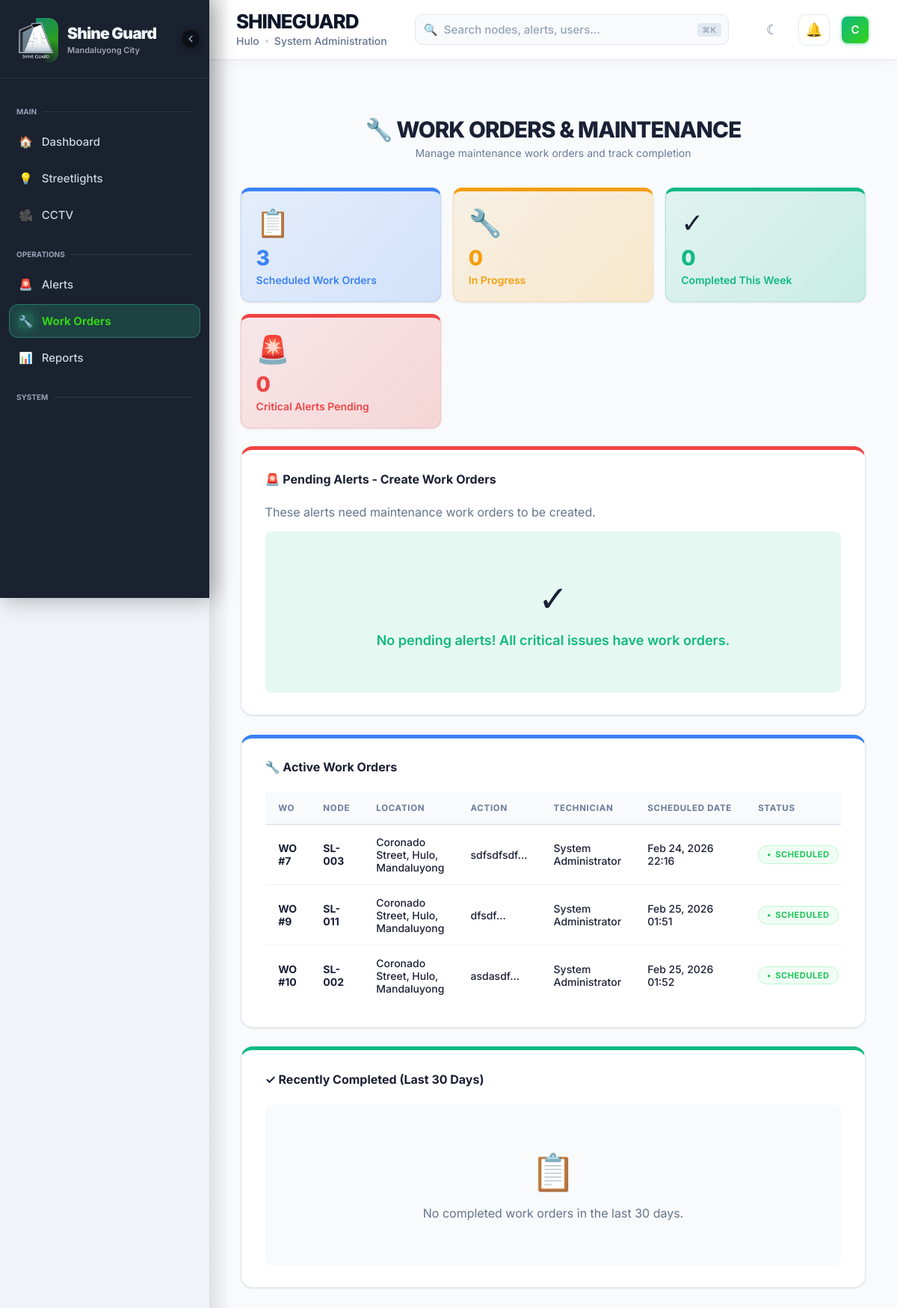
The page /work_orders.php (signed in) on the database its author committed.
### tables this page shows
CREATE TABLE `system_config` (
  `config_id` int(11) NOT NULL,
  `config_key` varchar(100) NOT NULL,
  `config_value` text NOT NULL,
  `description` text DEFAULT NULL,
  `updated_at` timestamp NOT NULL DEFAULT current_timestamp() ON UPDATE current_timestamp(),
  `updated_by` int(11) NOT NULL
);

CREATE TABLE `maintenance_logs` (
  `log_id` int(11) NOT NULL,
  `light_id` int(11) NOT NULL,
  `alert_id` int(11) DEFAULT NULL,
  `user_id` int(11) NOT NULL,
  `action_taken` text NOT NULL,
  `notes` text DEFAULT NULL,
  `parts_replaced` text DEFAULT NULL,
  `maintenance_date` datetime DEFAULT current_timestamp(),
  `completion_time` int(11) DEFAULT NULL,
  `cost` decimal(10,2) DEFAULT NULL,
  `status` enum('Scheduled','In Progress','Completed','Cancelled') DEFAULT 'Scheduled'
);

CREATE TABLE `streetlights` (
  `light_id` int(11) NOT NULL,
  `node_name` varchar(50) NOT NULL,
  `location` varchar(255) NOT NULL,
  `latitude` decimal(10,8) DEFAULT NULL,
  `longitude` decimal(11,8) DEFAULT NULL,
  `installation_date` date DEFAULT NULL,
  `status` enum('Active','Inactive','Maintenance') DEFAULT 'Active',
  `power_state` enum('ON','OFF') DEFAULT 'ON',
  `dimming_level` int(11) DEFAULT 70,
  `last_maintenance` date DEFAULT NULL
);

CREATE TABLE `users` (
  `user_id` int(11) NOT NULL,
  `username` varchar(50) NOT NULL,
  `password_hash` varchar(255) NOT NULL,
  `email` varchar(100) NOT NULL,
  `full_name` varchar(100) NOT NULL,
  `role` enum('Admin','Operator','Maintenance') DEFAULT 'Operator',
  `phone` varchar(20) DEFAULT NULL,
  `created_at` timestamp NOT NULL DEFAULT current_timestamp(),
  `last_login` timestamp NULL DEFAULT NULL,
  `is_active` tinyint(1) DEFAULT 1
);

### work_orders.php (the view, shortened to what this page needs)
<?php
require_once 'dbconnect.php';
$pending_alerts_query = "SELECT a.*, s.node_name, s.location, s.status as light_status
                         FROM alerts a
                         LEFT JOIN streetlights s ON a.light_id = s.light_id
                         WHERE a.status = 'Open' AND a.severity IN ('High', 'Medium')
                         ORDER BY a.severity DESC, a.created_at ASC";
$pending_alerts = $conn->query($pending_alerts_query);
$active_work_orders = "SELECT ml.*, s.node_name, s.location, s.latitude, s.longitude, u.full_name as technician_name, a.description as alert_description
                       FROM maintenance_logs ml
                       INNER JOIN streetlights s ON ml.light_id = s.light_id
                       INNER JOIN users u ON ml.user_id = u.user_id
                       LEFT JOIN alerts a ON ml.alert_id = a.alert_id
                       WHERE ml.status IN ('Scheduled', 'In Progress')
                       ORDER BY ml.maintenance_date ASC";
$active_orders = $conn->query($active_work_orders);
$completed_orders = "SELECT ml.*, s.node_name, s.location, s.latitude, s.longitude, u.full_name as technician_name
                     FROM maintenance_logs ml
                     INNER JOIN streetlights s ON ml.light_id = s.light_id
                     INNER JOIN users u ON ml.user_id = u.user_id
                     WHERE ml.status = 'Completed' AND ml.maintenance_date >= DATE_SUB(NOW(), INTERVAL 30 DAY)
                     ORDER BY ml.maintenance_date DESC";
$completed = $conn->query($completed_orders);
$stats = $conn->query("SELECT
    (SELECT COUNT(*) FROM maintenance_logs WHERE status = 'Scheduled') as scheduled,
    (SELECT COUNT(*) FROM maintenance_logs WHERE status = 'In Progress') as in_progress,
    (SELECT COUNT(*) FROM maintenance_logs WHERE status = 'Completed' AND maintenance_date >= DATE_SUB(NOW(), INTERVAL 7 DAY)) as completed_week,
    (SELECT COUNT(*) FROM alerts WHERE status = 'Open' AND severity = 'High') as critical_alerts")->fetch_assoc();
?>
<!DOCTYPE html>
<html>
<head>
<link rel="stylesheet" href="assets/style.css">
<link rel="stylesheet" href="assets/css/work_orders.css">
<link rel="stylesheet" href="https://unpkg.com/leaflet@1.9.4/dist/leaflet.css" />
</head>
<body>
<div class="layout">
<?php include 'includes/sidebar.php'; ?>
<?php include 'includes/header.php'; ?>
<main class="main-content">
<div class="page-header">
    <br>
    <br>
  <center> <h1>🔧 Work Orders & Maintenance</h1>
    <p>Manage maintenance work orders and track completion</p>
</div></center>
<div style="display: grid; grid-template-columns: repeat(auto-fit, minmax(200px, 1fr)); gap: 16px; margin-bottom: 24px;">
    <div style="background: linear-gradient(135deg, rgba(59,130,246,0.1), rgba(59,130,246,0.2)); border: 1px solid rgba(59,130,246,0.2); border-top: 5px solid #3b82f6; padding: 20px; border-radius: 12px; box-shadow: 0 1px 3px rgba(0,0,0,0.1);">
        <div style="font-size: 36px; margin-bottom: 8px;">📋</div>
        <div style="font-size: 28px; font-weight: 800; color: #3b82f6; margin-bottom: 4px;"><?php echo $stats['scheduled']; ?></div>
        <div style="color: #3b82f6; font-size: 14px; font-weight: 600;">Scheduled Work Orders</div>
    </div>
    <div style="background: linear-gradient(135deg, rgba(245,158,11,0.1), rgba(245,158,11,0.2)); border: 1px solid rgba(245,158,11,0.2); border-top: 5px solid #f59e0b; padding: 20px; border-radius: 12px; box-shadow: 0 1px 3px rgba(0,0,0,0.1);">
        <div style="font-size: 36px; margin-bottom: 8px;">🔧</div>
        <div style="font-size: 28px; font-weight: 800; color: #f59e0b; margin-bottom: 4px;"><?php echo $stats['in_progress']; ?></div>
        <div style="color: #f59e0b; font-size: 14px; font-weight: 600;">In Progress</div>
    </div>
    <div style="background: linear-gradient(135deg, rgba(16,185,129,0.1), rgba(16,185,129,0.2)); border: 1px solid rgba(16,185,129,0.2); border-top: 5px solid #10b981; padding: 20px; border-radius: 12px; box-shadow: 0 1px 3px rgba(0,0,0,0.1);">
        <div style="font-size: 36px; margin-bottom: 8px;">✓</div>
        <div style="font-size: 28px; font-weight: 800; color: #10b981; margin-bottom: 4px;"><?php echo $stats['completed_week']; ?></div>
        <div style="color: #10b981; font-size: 14px; font-weight: 600;">Completed This Week</div>
    </div>
    <div style="background: linear-gradient(135deg, rgba(239,68,68,0.1), rgba(239,68,68,0.2)); border: 1px solid rgba(239,68,68,0.2); border-top: 5px solid #ef4444; padding: 20px; border-radius: 12px; box-shadow: 0 1px 3px rgba(0,0,0,0.1);">
        <div style="font-size: 36px; margin-bottom: 8px;">🚨</div>
        <div style="font-size: 28px; font-weight: 800; color: #ef4444; margin-bottom: 4px;"><?php echo $stats['critical_alerts']; ?></div>
        <div style="color: #ef4444; font-size: 14px; font-weight: 600;">Critical Alerts Pending</div>
    </div>
</div>
<div class="panel" style="border-top: 5px solid #ef4444;">
    <h2>🚨 Pending Alerts - Create Work Orders</h2>
    <p style="margin-bottom: 16px; color: var(--dim);">These alerts need maintenance work orders to be created.</p>
    <?php if ($pending_alerts->num_rows > 0): ?>
    <div style="overflow-x: auto;">
    <table>
        <thead>
            <tr>
                <th>Severity</th>
                <th>Node</th>
                <th>Location</th>
                <th>Issue</th>
                <th>RUL</th>
                <th>Created</th>
                <th>Action</th>
            </tr>
        </thead>
        <tbody>
            <?php while ($alert = $pending_alerts->fetch_assoc()): ?>
            <tr>
                <td><span class="badge <?php echo $alert['severity'] === 'High' ? 'fail' : 'warning'; ?>"><?php echo $alert['severity']; ?></span></td>
                <td><strong><?php echo $alert['node_name'] ?? 'System'; ?></strong></td>
                <td><?php echo $alert['location'] ?? 'N/A'; ?></td>
                <td style="max-width: 300px;"><?php echo substr($alert['description'], 0, 60); ?>...</td>
                <td><?php echo $alert['rul_estimate'] ?? 'N/A'; ?></td>
                <td><?php echo date('M d, H:i', strtotime($alert['created_at'])); ?></td>
                <td>
                    <?php if (canDo('create_work_orders')): ?>
                    <button onclick="showWorkOrderForm(<?php echo $alert['alert_id']; ?>, <?php echo $alert['light_id']; ?>, '<?php echo addslashes($alert['description']); ?>', '<?php echo $alert['node_name']; ?>')" class="btn primary" style="white-space: nowrap;">
                        Create Work Order
                    </button>
                    <?php else: ?>
                    <span style="font-size:0.8rem;color:#94a3b8;font-weight:600;">View only</span>
                    <?php endif; ?>
                </td>
            </tr>
            <?php endwhile; ?>
        </tbody>
    </table>
    </div>
    <?php else: ?>
    <div style="text-align: center; padding: 60px 20px; background: rgba(16,185,129,0.1); border-radius: 8px;">
        <div style="font-size: 48px; margin-bottom: 16px;">✓</div>
        <p style="color: #10b981; font-size: 18px; font-weight: 600; margin: 0;">No pending alerts! All critical issues have work orders.</p>
    </div>
    <?php endif; ?>
</div>
<div class="panel" style="border-top: 5px solid #3b82f6;">
    <h2>🔧 Active Work Orders</h2>
    <?php if ($active_orders->num_rows > 0): ?>
    <div style="overflow-x: auto;">
    <table>
        <thead>
            <tr>
                <th>WO</th>
                <th>Node</th>
                <th>Location</th>
                <th>Action</th>
                <th>Technician</th>
                <th>Scheduled Date</th>
                <th>Status</th>
            </tr>
        </thead>
        <tbody>
            <?php while ($order = $active_orders->fetch_assoc()): ?>
            <tr>
                <td><strong>WO #<?php echo $order['log_id']; ?></strong></td>
                <td><strong><?php echo $order['node_name']; ?></strong></td>
                <td><?php echo $order['location']; ?></td>
                <td style="max-width: 250px;"><?php echo substr($order['action_taken'], 0, 50); ?>...</td>
                <td><?php echo $order['technician_name']; ?></td>
                <td><?php echo date('M d, Y H:i', strtotime($order['maintenance_date'])); ?></td>
                <td><span class="badge <?php echo $order['status'] === 'In Progress' ? 'warning' : 'ok'; ?>"><?php echo $order['status']; ?></span></td>
            </tr>
            <?php endwhile; ?>
        </tbody>
    </table>
    </div>
    <?php endif; ?>
</div>
<div class="panel" style="border-top: 5px solid #10b981;">
    <h2>✓ Recently Completed (Last 30 Days)</h2>
    <?php if ($completed->num_rows > 0): ?>
    <div style="overflow-x: auto;">
    <table>
        <thead>
            <tr>
                <th>WO</th>
                <th>Node</th>
                <th>Action</th>
                <th>Technician</th>
                <th>Completed</th>
                <th>Time (min)</th>
                <th>Parts</th>
            </tr>
        </thead>
        <tbody>
            <?php while ($order = $completed->fetch_assoc()): ?>
            <tr>
                <td><strong>WO #<?php echo $order['log_id']; ?></strong></td>
                <td><?php echo $order['node_name']; ?></td>
                <td style="max-width: 200px;"><?php echo substr($order['action_taken'], 0, 40); ?>...</td>
                <td><?php echo $order['technician_name']; ?></td>
                <td><?php echo date('M d, Y', strtotime($order['maintenance_date'])); ?></td>
                <td><?php echo $order['completion_time'] ?? 'N/A'; ?></td>
                <td><?php echo $order['parts_replaced'] ?? 'None'; ?></td>
            </tr>
            <?php endwhile; ?>
        </tbody>
    </table>
    </div>
    <?php else: ?>
    <div style="text-align: center; padding: 60px 20px; background: #f9fafb; border-radius: 8px;">
        <div style="font-size: 48px; margin-bottom: 16px;">📋</div>
        <p style="color: #64748b; font-size: 16px; margin: 0;">No completed work orders in the last 30 days.</p>
    </div>
    <?php endif; ?>
</div>
</main>
</div>
</body>
</html>

### includes/header.php (shortened to what this page needs)
<?php
$system_name = 'Shine Guard Hulo';
$organization_name = 'Barangay Hulo';
if (isset($conn)) {
    $config_result = $conn->query("SELECT config_key, config_value FROM system_config WHERE config_key IN ('system_name', 'organization_name')");
    if ($config_result) {
        while ($row = $config_result->fetch_assoc()) {
            if ($row['config_key'] == 'system_name') $system_name = $row['config_value'];
            if ($row['config_key'] == 'organization_name') $organization_name = $row['config_value'];
        }
    }
}
?>
<header>
    <div class="hdr-left">
        <h1 class="hdr-title"><?php echo htmlspecialchars($system_name); ?></h1>
        <p class="hdr-sub">
            <?php echo htmlspecialchars($organization_name); ?>
            <span class="hdr-sub-dot"></span>
            System Administration
        </p>
    </div>
    <div class="hdr-center">
        <div class="hdr-search" style="position: relative;">
            <span class="hdr-search-icon">🔍</span>
            <input type="text" id="globalSearchInput" placeholder="Search nodes, alerts, users..." autocomplete="off">
            <span class="hdr-search-shortcut">⌘K</span>
        </div>
    </div>
    <div class="hdr-right">
        <button id="darkModeToggle" class="hdr-icon-btn" onclick="toggleDarkMode()" title="Toggle Dark Mode" style="font-size:18px; cursor:pointer; border:none;">
            ☾
        </button>
        <?php
        $open_alerts_query = $conn->query("SELECT COUNT(*) as count FROM alerts WHERE status='Open'");
        $alerts_count = $open_alerts_query ? $open_alerts_query->fetch_assoc()['count'] : 0;
        ?>
        <a href="alerts.php" class="hdr-notif <?php echo $alerts_count > 0 ? 'has-alerts' : ''; ?>" title="<?php echo $alerts_count > 0 ? $alerts_count . ' Active Alerts' : 'Alerts'; ?>">
            <?php echo $alerts_count > 0 ? '🚨' : '🔔'; ?>
        </a>
        <div class="hdr-user-container">
            <div class="hdr-user" onclick="toggleUserDropdown(event)" title="<?php echo htmlspecialchars($_SESSION['full_name'] ?? 'User Profile'); ?>">
                <div class="hdr-av">
                    <?php echo strtoupper(substr($_SESSION['full_name'] ?? 'U', 0, 1)); ?>
                </div>
            </div>
        </div>
    </div>
</header>

### rows shown on the page
system_config: config_value "SHINEGUARD"
system_config: config_value "Hulo"
maintenance_logs: log_id "7", light.node_name "SL-003", light.location "Coronado Street, Hulo, Mandaluyong", action_taken "sdfsdfsdf", user.full_name "System Administrator", maintenance_date "Feb 24, 2026 22:16", status "SCHEDULED"
maintenance_logs: log_id "9", light.node_name "SL-011", light.location "Coronado Street, Hulo, Mandaluyong", action_taken "dfsdf", user.full_name "System Administrator", maintenance_date "Feb 25, 2026 01:51", status "SCHEDULED"
maintenance_logs: log_id "10", light.node_name "SL-002", light.location "Coronado Street, Hulo, Mandaluyong", action_taken "asdasdf", user.full_name "System Administrator", maintenance_date "Feb 25, 2026 01:52", status "SCHEDULED"

### other values the page prints
substr($_SESSION['full_name'] ?? 'U', 0, 1) "C"
$stats['scheduled'] "3"
$stats['in_progress'] "0"
$stats['completed_week'] "0"
$stats['critical_alerts'] "0"
